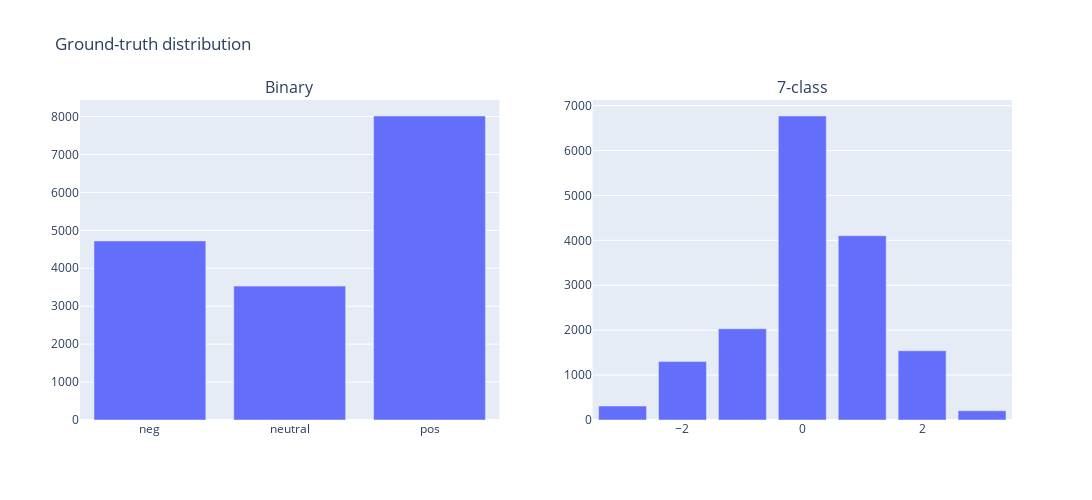

The cell this chart's notebook holds for it:
### Code cell
barplot_label(mosei_train)

### Figure 1 — Plotly figure (JSON) as saved in the notebook; plotly's stock layout.template omitted (floating-point values rounded to 4 significant figures)
{"data": [{"alignmentgroup": "True", "hovertemplate": "binary=%{x}<br>segment=%{y}<extra></extra>", "legendgroup": "", "marker": {"color": "#636efa", "pattern": {"shape": ""}}, "name": "", "offsetgroup": "", "orientation": "v", "showlegend": false, "textposition": "auto", "type": "bar", "x": ["neg", "neutral", "pos"], "xaxis": "x", "y": [4721, 3530, 8014], "yaxis": "y"}, {"alignmentgroup": "True", "hovertemplate": "7class=%{x}<br>segment=%{y}<extra></extra>", "legendgroup": "", "marker": {"color": "#636efa", "pattern": {"shape": ""}}, "name": "", "offsetgroup": "", "orientation": "v", "showlegend": false, "textposition": "auto", "type": "bar", "x": [-3, -2, -1, 0, 1, 2, 3], "xaxis": "x2", "y": [311, 1301, 2032, 6769, 4104, 1542, 206], "yaxis": "y2"}], "layout": {"annotations": [{"font": {"size": 16}, "showarrow": false, "text": "Binary", "x": 0.225, "xanchor": "center", "xref": "paper", "y": 1, "yanchor": "bottom", "yref": "paper"}, {"font": {"size": 16}, "showarrow": false, "text": "7-class", "x": 0.775, "xanchor": "center", "xref": "paper", "y": 1, "yanchor": "bottom", "yref": "paper"}], "height": 500, "title": {"text": "Ground-truth distribution"}, "width": 1200, "xaxis": {"anchor": "y", "categoryarray": [-3, -2, -1, 0, 1, 2, 3], "categoryorder": "array", "domain": [0, 0.45]}, "xaxis2": {"anchor": "y2", "categoryarray": [-3, -2, -1, 0, 1, 2, 3], "categoryorder": "array", "domain": [0.55, 1]}, "yaxis": {"anchor": "x", "domain": [0, 1]}, "yaxis2": {"anchor": "x2", "domain": [0, 1]}}}
